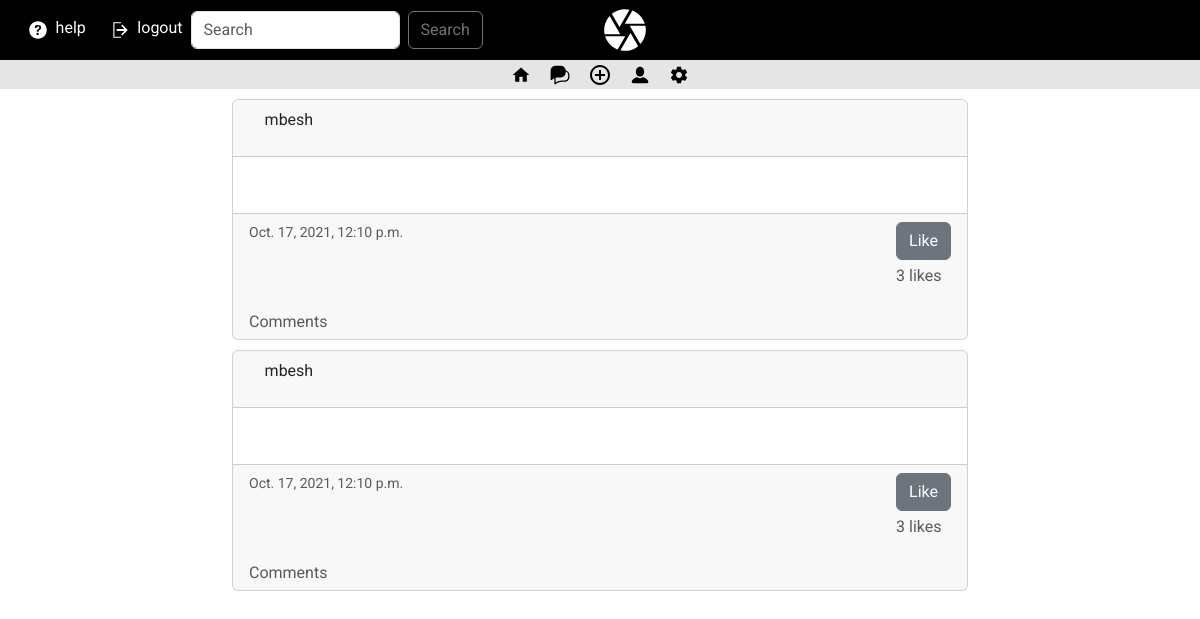
The page / (signed in) on the database its author committed.
### app/models.py (models this page shows, shortened)
class Image(models.Model):
    user = models.ForeignKey(User,on_delete=models.CASCADE)
    image_path = CloudinaryField('image',null=True,blank=True)
    image_name = models.CharField(max_length=50)
    image_caption = models.TextField(null=True,blank=True)
    likes = models.ManyToManyField(User,related_name="likers",blank=True)
    date_added = models.DateTimeField(null=True,auto_now_add=True)
    def get_likes_total(self):
        return self.likes.count()
    @classmethod
    def get_images(cls,users):
        posts = []
        for user in users:
            images = Image.objects.filter(user = user)
            for image in images:
                posts.append(image)
        return posts
    def get_comments(self):
        comments = Comments.objects.filter(image = self)
        return comments

class Profile(models.Model):
    user = models.OneToOneField(User,on_delete=models.CASCADE)
    username = models.CharField(max_length=50)
    date_joined = models.DateTimeField(auto_now_add=True)
    bio = models.TextField(blank=True)
    profile_pic = CloudinaryField('image',null=True,blank=True)
    followers = models.ManyToManyField(User,related_name='followers',blank=True)
    @classmethod
    def get_following(cls,user):
        following = user.followers.all()
        users = []
        for profile in following:
            user = User.objects.get(profile = profile)
            users.append(user)
        return users

### app/views.py (the view)
# urls.py: path('',views.home,name='home'),
def home(request):
    if request.user.is_authenticated:
        users = Profile.get_following(request.user)
        posts = Image.get_images(users)
        alt_profiles = Profile.objects.all()
        return render(request,'gram/index.html',{"posts":posts,'profiles':alt_profiles})
    else:
        return redirect('login')

### app/templates/gram/index.html (shortened to what this page needs)
{% extends 'base.html' %} {% block content %} {% if posts %} {% for post in posts %}
<div class="row">
    <div class="col-md-2"></div>
    <div class="col-md-8">
        <div class="card " style="margin-top:10px">
            <div class="card-header">
                <p><span class="badge"><img class="rounded-circle"  width="45px" src="{{post.user.profile.profile_pic.url}}"></span>{{post.user.profile.username}}</p>
            </div>
            <div class="card-body">
            </div>
            <div class="card-footer text-muted">
                <div style="display:flex;justify-content:space-between" class="mb-2">
                    <small>{{post.date_added}}</small>
                    <div>
                        <a href="{% url 'like' post.pk %}" class="btn btn-secondary mb-1">Like</a>
                        <p>{{ post.get_likes_total }} likes</p>
                    </div>
                </div>
                <div class="accordion-item">
                    <h2 class="accordion-header" id="headingTwo">
                        <button class="accordion-button collapsed" type="button" data-bs-toggle="collapse" data-bs-target="#collapse{{post.pk}}" aria-expanded="false" aria-controls="collapseTwo">
                        Comments
                      </button>
                    </h2>
                </div>
            </div>
        </div>
    </div>
    <div class="col-md-2"></div>
</div>
{% endfor %} {% endif %} {% endblock %}

### app/templates/base.html (shortened to what this page needs)
{% load bootstrap5 %} {% load static %}{% load cloudinary %}
<!DOCTYPE html>
<html lang="en">
<head>
    <link rel="icon" type="image" href="{% static 'images/Gram logo 1.svg' %}"> {% block styles %} {% bootstrap_css %}
    <link rel="stylesheet" type="text/css" href="{% static 'css/index.css' %}"> {% endblock %}
</head>
<body>
     {% include 'navbar.html' %}{% include 'navbar2.html' %}
    <div class="container">
        {% block content %} {% endblock %}
    </div>
</body>
</html>

### app/templates/navbar.html (shortened to what this page needs)
{% load static %}
<nav class="navbar navbar-expand-lg navbar-dark bg-black" style="position:relative;color:white">
    <div class="container-fluid">
        <div class="navbar-right">
            <a class="navbar-brand" style="position: absolute;top:0;left:50%;right:50%" href="{% url 'home' %}"><img width="50px" src="{% static 'images/Gram logo 1.svg'%}"></a>
            <div class="collapse navbar-collapse" id="navbarNav">
                <ul class="navbar-nav">
                    {% if user.is_authenticated %}
                    <li class="nav-item">
                        <a class="nav-link active" href="#"><span class="badge"><img width="20px" src="{% static 'images/help.svg' %}"></span>help</a>
                    </li>
                    <li class="nav-item">
                        <a class="nav-link active" href="{% url 'logout' %}"><span class="badge"><img width="20px" src="{% static 'images/logout.svg' %}"></span>logout</a>
                    </li>
                    {% endif %}
                </ul>
                {% if user.is_authenticated %}
                <form class="d-flex" action="{% url 'search' %}">
                    <input class="form-control me-2" type="search" placeholder="Search" aria-label="Search" name="search_term">
                    <button class="btn btn-outline-secondary" type="submit">Search</button>
                </form>
                {% endif %}
            </div>
        </div>
    </div>
</nav>

### app/templates/navbar2.html
{% load static %} {% if user.is_authenticated %}
<div class="container-fluid" style="background-color: #E5E5E5;">
    <div style="width:100%;text-align:center">
        <span class="badge"><a href="{% url 'home' %}"><img width="20px" src="{% static 'images/home.svg' %}"></a></span>
        <span class="badge"><a href="#"><img width="20px" src="{% static 'images/chat.svg' %}"></a></span>
        <span class="badge"><a href="{% url 'post' user.pk %}"><img width="20px" src="{% static 'images/add.svg' %}"></a></span>
        <span class="badge"><a href="{% url 'profile' user.pk %}"><img width="20px" src="{% static 'images/profile.svg' %}"></a></span>
        <span class="badge"><a href="{% url 'update_profile' %}"><img width="20px" src="{% static 'images/settings.svg' %}"></a></span>
    </div>
</div>
{% endif %}

### static/css/index.css (style rules this page uses)
* { font-family: 'Roboto', sans-serif; }

### rows shown on the page
Image: user.profile.username "mbesh", date_added "Oct. 17, 2021, 12:10 p.m.", get_likes_total "3"
Image: user.profile.username "mbesh", date_added "Oct. 17, 2021, 12:10 p.m.", get_likes_total "3"
